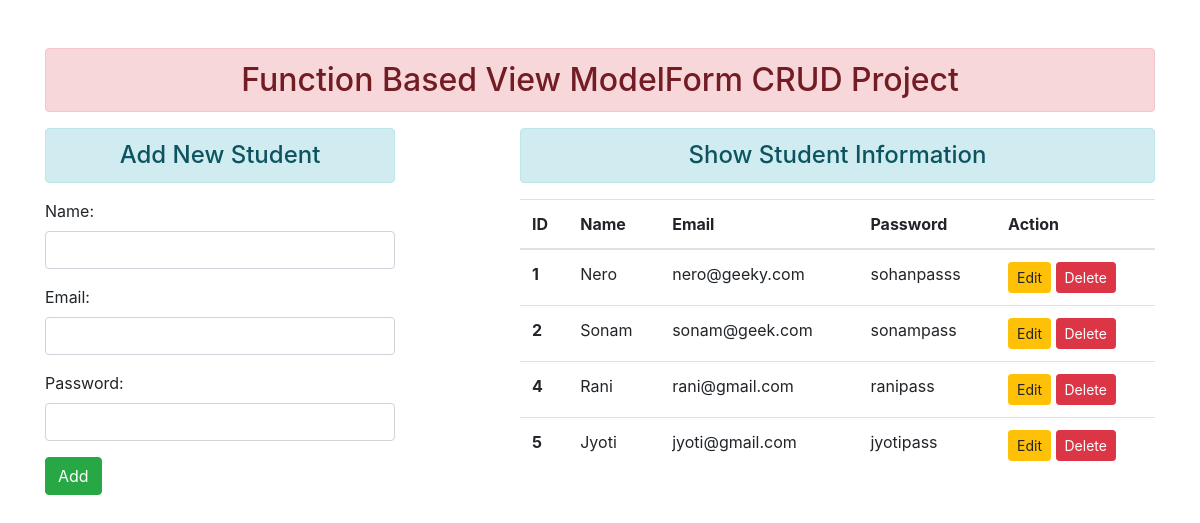
Before: / with the older database file.
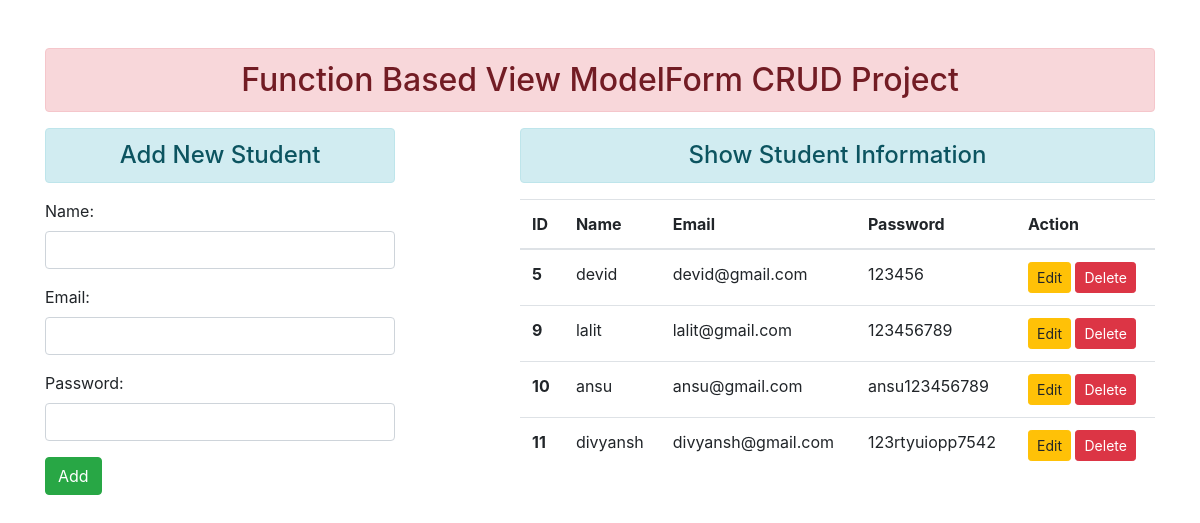
After: the same page with the newer database file.
### enroll/models.py (models this page shows)
class User(models.Model):
 name = models.CharField(max_length=70)
 email = models.EmailField(max_length=100)
 password = models.CharField(max_length=100)

### enroll/views.py (the view)
# urls.py: path('', views.add_show, name="addandshow"),
def add_show(request):
 if request.method == 'POST':
  fm = StudentRegistration(request.POST)
  if fm.is_valid():
   nm = fm.cleaned_data['name']
   em = fm.cleaned_data['email']
   pw = fm.cleaned_data['password']
   reg = User(name=nm, email=em, password=pw)
   reg.save()
   fm = StudentRegistration()
 else:
  fm = StudentRegistration()
 stud = User.objects.all()
 return render(request, 'enroll/addandshow.html', {'form':fm, 'stu':stud})

### enroll/forms.py
class StudentRegistration(forms.ModelForm):
 class Meta:
  model = User
  fields = ['name', 'email', 'password']
  widgets = {
   'name': forms.TextInput(attrs={'class':'form-control'}),
   'email': forms.EmailInput(attrs={'class':'form-control'}),
   'password': forms.PasswordInput(render_value=True, attrs={'class':'form-control'}),
  }

### enroll/templates/enroll/addandshow.html (shortened to what this page needs)
{% extends 'enroll/base.html' %}
{% block content %}
<div class="row">
 <div class="col-sm-4">
  <h4 class="text-center alert alert-info">Add New Student</h4>
  <form action="" method="POST">
   {{form.as_p}}
   <input type="submit" class="btn btn-success" value="Add">
  </form>
 </div>
 <div class="col-sm-7 offset-1">
  <h4 class="text-center alert alert-info">Show Student Information</h4>
  {% if stu %}
   <table class="table table-hover">
     <thead>
       <tr>
         <th scope="col">ID</th>
         <th scope="col">Name</th>
         <th scope="col">Email</th>
         <th scope="col">Password</th>
         <th scope="col">Action</th>
       </tr>
     </thead>
     <tbody>
      {% for st in stu %}
       <tr>
         <th scope="row">{{st.id}}</th>
         <td>{{st.name}}</td>
         <td>{{st.email}}</td>
         <td>{{st.password}}</td>
         <td>
         <a href="{% url 'updatedata' st.id %}" class="btn btn-warning btn-sm">Edit</a>
         <form action="{% url 'deletedata' st.id %}" method="post" class="d-inline"> {% csrf_token %}
          <input type="submit" class="btn btn-danger btn-sm" value="Delete">
         </form>
         </td>
       </tr>
      {% endfor %}
     </tbody>
   </table>
  {% else %}
   <h4 class="text-center alert alert-warning">No Records</h4>
  {% endif %}
 </div>
</div>
{% endblock content %}

### enroll/templates/enroll/base.html (shortened to what this page needs)
<!DOCTYPE html>
{% load static %}
<html lang="en">
<head>
 <link rel="stylesheet" href="{% static 'enroll/css/bootstrap.css' %}">
</head>
<body>
 <div class="container mt-5">
  <h2 class="text-center alert alert-danger">Function Based View ModelForm CRUD Project</h2>
  {% block content %} {% endblock content %}
 </div>
</body>
</html>

Changed rows visible on the page:
removed User: id "1", name "Nero", email "nero@geeky.com", password "sohanpasss"
removed User: id "2", name "Sonam", email "sonam@geek.com", password "sonampass"
removed User: id "4", name "Rani", email "rani@gmail.com", password "ranipass"
changed User id 5: name "Jyoti" → "devid"; email "jyoti@gmail.com" → "devid@gmail.com"; password "jyotipass" → "123456"
added User: id "9", name "lalit", email "lalit@gmail.com", password "123456789"
added User: id "10", name "ansu", email "ansu@gmail.com", password "ansu123456789"
added User: id "11", name "divyansh", email "divyansh@gmail.com", password "123rtyuiopp7542"
